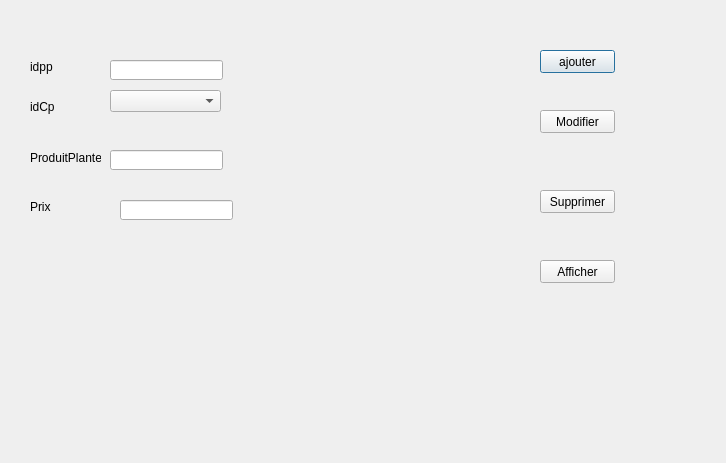
<?xml version="1.0" encoding="UTF-8"?>
<ui version="4.0">
 <class>produit_plante</class>
 <widget class="QDialog" name="produit_plante">
  <property name="geometry">
   <rect>
    <x>0</x>
    <y>0</y>
    <width>726</width>
    <height>463</height>
   </rect>
  </property>
  <property name="windowTitle">
   <string>Dialog</string>
  </property>
  <widget class="QPushButton" name="pushButton">
   <property name="geometry">
    <rect>
     <x>540</x>
     <y>50</y>
     <width>75</width>
     <height>23</height>
    </rect>
   </property>
   <property name="text">
    <string>ajouter</string>
   </property>
  </widget>
  <widget class="QPushButton" name="pushButton_2">
   <property name="geometry">
    <rect>
     <x>540</x>
     <y>110</y>
     <width>75</width>
     <height>23</height>
    </rect>
   </property>
   <property name="text">
    <string>Modifier</string>
   </property>
  </widget>
  <widget class="QPushButton" name="pushButton_3">
   <property name="geometry">
    <rect>
     <x>540</x>
     <y>190</y>
     <width>75</width>
     <height>23</height>
    </rect>
   </property>
   <property name="text">
    <string>Supprimer</string>
   </property>
  </widget>
  <widget class="QPushButton" name="pushButton_4">
   <property name="geometry">
    <rect>
     <x>540</x>
     <y>260</y>
     <width>75</width>
     <height>23</height>
    </rect>
   </property>
   <property name="text">
    <string>Afficher</string>
   </property>
  </widget>
  <widget class="QLabel" name="label">
   <property name="geometry">
    <rect>
     <x>30</x>
     <y>60</y>
     <width>47</width>
     <height>14</height>
    </rect>
   </property>
   <property name="text">
    <string>idpp</string>
   </property>
  </widget>
  <widget class="QLabel" name="label_2">
   <property name="geometry">
    <rect>
     <x>30</x>
     <y>100</y>
     <width>47</width>
     <height>14</height>
    </rect>
   </property>
   <property name="text">
    <string>idCp</string>
   </property>
  </widget>
  <widget class="QLabel" name="label_3">
   <property name="geometry">
    <rect>
     <x>30</x>
     <y>150</y>
     <width>71</width>
     <height>16</height>
    </rect>
   </property>
   <property name="text">
    <string>ProduitPlante</string>
   </property>
  </widget>
  <widget class="QLabel" name="label_4">
   <property name="geometry">
    <rect>
     <x>30</x>
     <y>200</y>
     <width>47</width>
     <height>14</height>
    </rect>
   </property>
   <property name="text">
    <string>Prix</string>
   </property>
  </widget>
  <widget class="QLineEdit" name="cx_pp">
   <property name="geometry">
    <rect>
     <x>110</x>
     <y>60</y>
     <width>113</width>
     <height>20</height>
    </rect>
   </property>
  </widget>
  <widget class="QLineEdit" name="cx_produitp">
   <property name="geometry">
    <rect>
     <x>110</x>
     <y>150</y>
     <width>113</width>
     <height>20</height>
    </rect>
   </property>
  </widget>
  <widget class="QLineEdit" name="cx_prix">
   <property name="geometry">
    <rect>
     <x>120</x>
     <y>200</y>
     <width>113</width>
     <height>20</height>
    </rect>
   </property>
  </widget>
  <widget class="QComboBox" name="comboBox_CP">
   <property name="geometry">
    <rect>
     <x>110</x>
     <y>90</y>
     <width>111</width>
     <height>22</height>
    </rect>
   </property>
  </widget>
 </widget>
 <resources/>
 <connections/>
</ui>
